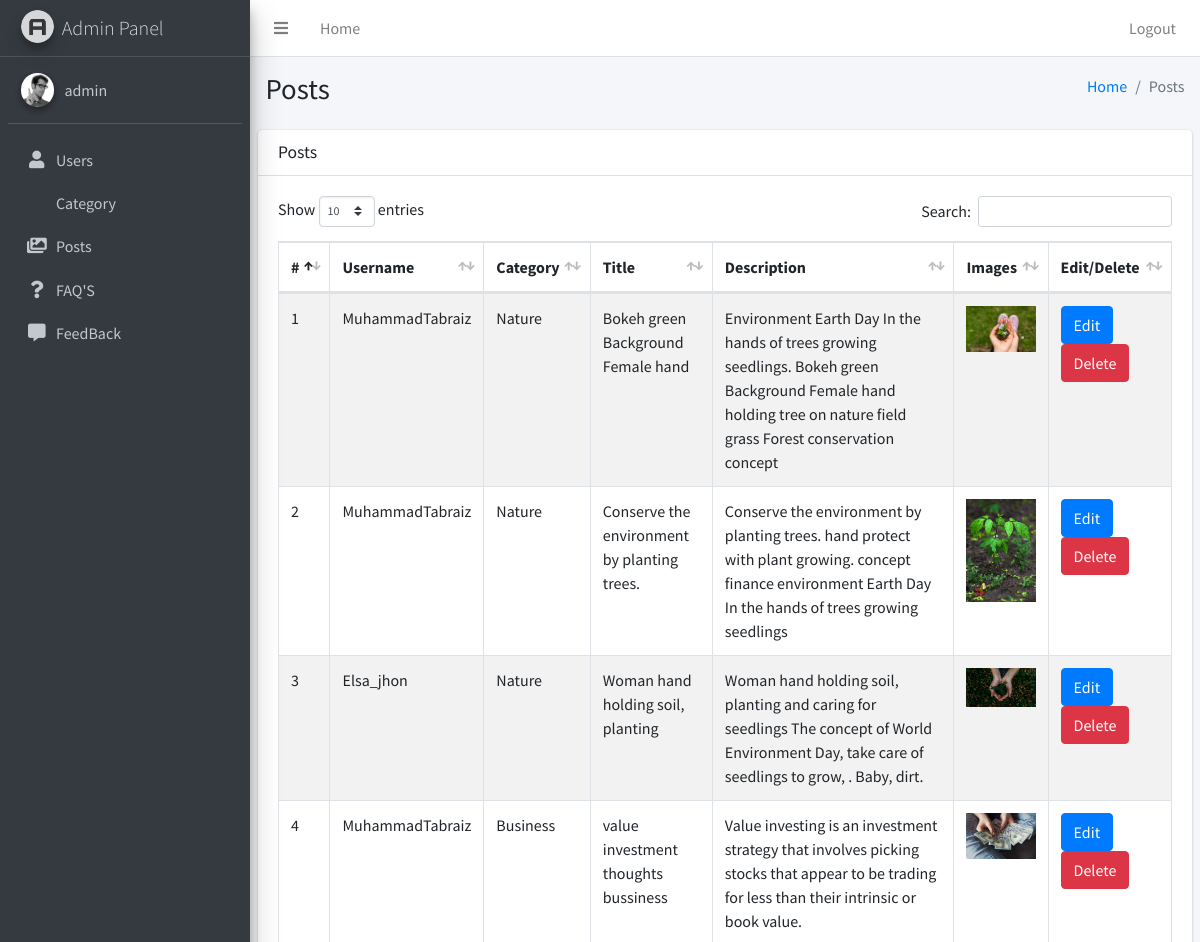
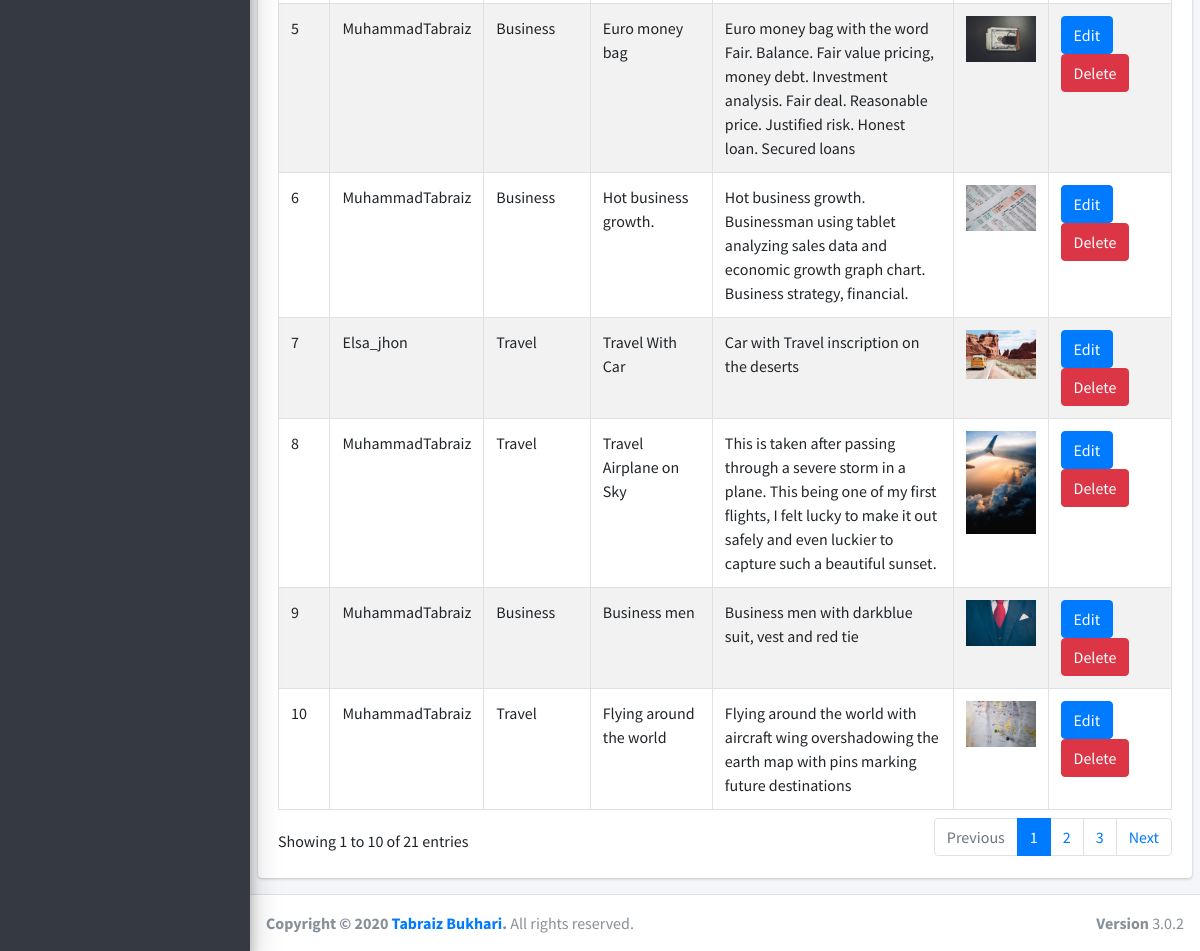
Page /admin/pages/posts.php (signed in) on the committed database (2 pictures, top to bottom).
### tables this page shows
CREATE TABLE `post` (
  `id` int(12) UNSIGNED NOT NULL,
  `users_id` int(12) UNSIGNED DEFAULT NULL,
  `category_id` int(12) UNSIGNED DEFAULT NULL,
  `title` varchar(500) NOT NULL,
  `images` varchar(1000) NOT NULL,
  `descriptions` varchar(1000) NOT NULL,
  `views` int(11) DEFAULT NULL,
  `post_date` timestamp NOT NULL DEFAULT current_timestamp() ON UPDATE current_timestamp()
);

CREATE TABLE `users` (
  `id` int(12) UNSIGNED NOT NULL,
  `username` varchar(50) DEFAULT NULL,
  `firstname` varchar(50) NOT NULL,
  `lastname` varchar(50) NOT NULL,
  `email` varchar(50) DEFAULT NULL,
  `password` varchar(50) DEFAULT NULL,
  `image` varchar(50) DEFAULT NULL,
  `country` varchar(50) DEFAULT NULL,
  `city` varchar(50) DEFAULT NULL,
  `state` varchar(50) DEFAULT NULL,
  `address` varchar(50) DEFAULT NULL,
  `contact_no` varchar(50) DEFAULT NULL,
  `aboutus` varchar(500) DEFAULT NULL,
  `usertype` enum('admin','user') NOT NULL,
  `status` enum('1','0') DEFAULT '0',
  `reg_date` timestamp NOT NULL DEFAULT current_timestamp() ON UPDATE current_timestamp()
);

CREATE TABLE `category` (
  `id` int(12) UNSIGNED NOT NULL,
  `category` varchar(200) NOT NULL,
  `created` timestamp NOT NULL DEFAULT current_timestamp() ON UPDATE current_timestamp(),
  `deleted` timestamp NULL DEFAULT NULL
);

### admin/includes/function.php (called while the page is built, shortened)
<?php
     function getuser($id)
    {
        global $conn;
        $stmt   =   $conn->prepare("SELECT * FROM users WHERE id ='$id'");
        $stmt->execute();
        $result = $stmt->fetch();
        return $result;
    }
    function getcategory($id)
    {
        global $conn;
        $stmt   =   $conn->prepare("SELECT * FROM category WHERE id ='$id'");
        $stmt->execute();
        $result = $stmt->fetch();
        return $result;
    }
    function getAllpost()
    {
        global $conn;
        $stmt   =   $conn->prepare('SELECT * FROM post ORDER BY id DESC');
        $stmt->execute();
        $result = $stmt->fetchAll();
        return $result;
    }
?>

### admin/pages/posts.php (the view, shortened to what this page needs)
 <?php include '../includes/header.php' ?>
 <?php include '../includes/navbar.php' ?>
 <?php include '../includes/sidebar.php' ?>
<?php
    $posts  = getAllpost();
?>
                    </div>
  <div class="content-wrapper">
   <section class="content-header">
      <div class="container-fluid">
        <div class="row mb-2">
          <div class="col-sm-6">
            <h1>Posts</h1>
          </div>
          <div class="col-sm-6">
            <ol class="breadcrumb float-sm-right">
              <li class="breadcrumb-item"><a href="#">Home</a></li>
              <li class="breadcrumb-item active">Posts</li>
            </ol>
          </div>
        </div>
      </div>
    </section>
    <section class="content">
      <div class="row">
        <div class="col-12">
          <div class="card">
            <div class="card-header">
                <div class="row">
                    <div class="col-md-4">
                    <h3 class="card-title">Posts</h3>
                    </div>
                </div>
            </div>
            <div class="card-body">
              <table id="example1" class="table table-bordered table-striped">
                <thead>
                <tr>
                  <th>#</th>
                  <th>Username</th>
                  <th>Category</th>
                  <th>Title</th>
                  <th>Description</th>
                  <th>Images</th>
                  <th>Edit/Delete</th>
                </tr>
                </thead>
                <tbody>
                <?php
                if($posts){
                foreach ($posts as $p) {
                    $category = getcategory($p['category_id']);
                    $user = getuser($p['users_id']);
                  echo'
                    <tr>
                        <td>'.$p['id'].'</td>
                        <td>'.$user['username'].'</td>
                        <td>'.$category['category'].'</td>
                        <td>'.$p['title'].'</td>
                        <td>'.$p['descriptions'].'</td>
                        <td><img src=../'.$p['images'].'  width="80px" height="70px" class="img-fluid" ></td>
                        <td><button type="button" data-toggle="modal" data-target="#edit'.$p['id'].'" class="btn btn-primary">
                              Edit
                            </button>
                        <a class="btn btn-danger " href="posts?deleted='.$p['id'].'">Delete</a></td>
                        <div class="modal fade" id="edit'.$p['id'].'" tabindex="-1" role="dialog" aria-labelledby="exampleModalCenterTitle" aria-hidden="true">
                        <div class="modal-dialog modal-lg  modal-dialog-centered" role="document">
                          <div class="modal-content">
                            <div class="modal-header">
                              <h5 class="modal-title" id="exampleModalLongTitle"> <h2 class="text-md-left text-center">EDIT POSTS</h2></h5>
                              <button type="button" class="close" data-dismiss="modal" aria-label="Close">
                                <span aria-hidden="true">&times;</span>
                              </button>
                            </div>
                            <div class="modal-body">
                            <form method="POST" enctype="multipart/form-data">
                            <div class="container">
                            <div class="row justify-content-center">
                                <div class="col-lg-12">
                                    <div class="card border-0 rounded shadow">
                                        <div class="card-body">
                                        <input type="hidden" value="'.$p['id'].'" class="form-control" name="pid">
                                        <div class="form-group">
                                           '; if($p['images'])
                                            echo'   <img src="../'.$p['images'].'" class="img-fluid class="text-center" width="100px" >
                                        </div>
                                        <div class="form-group">
                                            <input type="file" name="image">
                                        </div>
                                        <div class="form-group">
                                            <input type="text" value="'.$p['title'].'" class="form-control" name="title">
                                        </div>
                                        <div class="form-group">
                                            <select class="form-control" name="category">
                                            <option  selected disabled >Select Categories</option>';
                                             echo'
                                            <select>
                                        </div>
                                        <div class="form-group">
                                            <input type="text" value="'.$p['descriptions'].'" class="form-control" name="description">
                                          </div>
                                          <div class="form-group">
                                            <button class="btn btn-success float-right" name="update">Update Posts</button>
                                          </div>
                                    </div>
                                </div>
                              </div>
                            </div>
                          </form>
                            </div>
                        </div>
                      </div>
                    </div>
                    </tr>
                    ';}
                    } ?>
                </tbody>
              </table>
            </div>
          </div>
        </div>
      </div>
    </section>
  </div>
 <?php include '../includes/footer.php' ?>

### rows in the picture
post: id "10", users.username "MuhammadTabraiz", category.category "Travel", title "Flying around the world", descriptions "Flying around the world with aircraft wing overshadowing the earth map with pins marking future destinations", images (picture)
post: id "9", users.username "MuhammadTabraiz", category.category "Business", title "Business men", descriptions "Business men with darkblue suit, vest and red tie", images (picture)
post: id "8", users.username "MuhammadTabraiz", category.category "Travel", title "Travel Airplane on Sky", descriptions "This is taken after passing through a severe storm in a plane. This being one of my first flights, I felt lucky to make it out safely and even luckier to capture such a beautiful sunset.", images (picture)
post: id "7", users.username "Elsa_jhon", category.category "Travel", title "Travel With Car", descriptions "Car with Travel inscription on the deserts", images (picture)
post: id "6", users.username "MuhammadTabraiz", category.category "Business", title "Hot business growth.", descriptions "Hot business growth. Businessman using tablet analyzing sales data and economic growth graph chart. Business strategy, financial.", images (picture)
post: id "5", users.username "MuhammadTabraiz", category.category "Business", title "Euro money bag", descriptions "Euro money bag with the word Fair. Balance. Fair value pricing, money debt. Investment analysis. Fair deal. Reasonable price. Justified risk. Honest loan. Secured loans", images (picture)
post: id "4", users.username "MuhammadTabraiz", category.category "Business", title "value investment thoughts bussiness", descriptions "Value investing is an investment strategy that involves picking stocks that appear to be trading for less than their intrinsic or book value.", images (picture)
post: id "3", users.username "Elsa_jhon", category.category "Nature", title "Woman hand holding soil, planting", descriptions "Woman hand holding soil, planting and caring for seedlings The concept of World Environment Day, take care of seedlings to grow, . Baby, dirt.", images (picture)
post: id "2", users.username "MuhammadTabraiz", category.category "Nature", title "Conserve the environment by planting trees.", descriptions "Conserve the environment by planting trees. hand protect with plant growing. concept finance environment Earth Day In the hands of trees growing seedlings", images (picture)
post: id "1", users.username "MuhammadTabraiz", category.category "Nature", title "Bokeh green Background Female hand", descriptions "Environment Earth Day In the hands of trees growing seedlings. Bokeh green Background Female hand holding tree on nature field grass Forest conservation concept", images (picture)

### other values in the picture
$_SESSION['firstname'] "admin"
